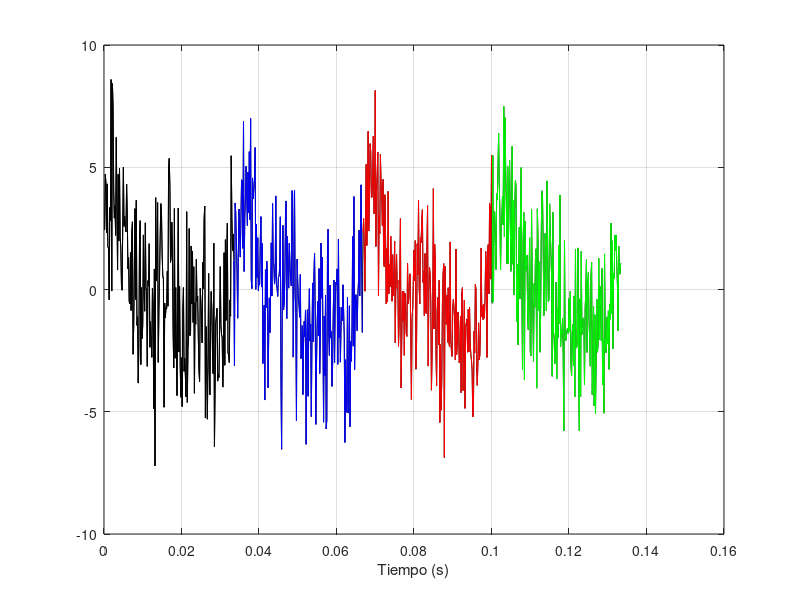

Recreate this plot in MATLAB.
clear all;
close all;
clc;
FPS=30;
Tint=1/FPS;
M=200;
N=4;
t=(1:M*N)*Tint/M;

x=2*sin(2*pi*30*t+pi/6)+1*sin(2*pi*60*t+pi/5)+sin(2*pi*90*t);
y=x+2*randn(size(t));

jm=length(t)/N;
plot(t,y,'k');
hold on;
colores=['k','b','r','g'];
for i=1:N
    
    ti=t(1+jm*(i-1):jm*i);
    yi=y(1+jm*(i-1):jm*i);
    plot(ti,yi,colores(i)); hold on;
end
grid on;
xlabel('Tiempo (s)');

        